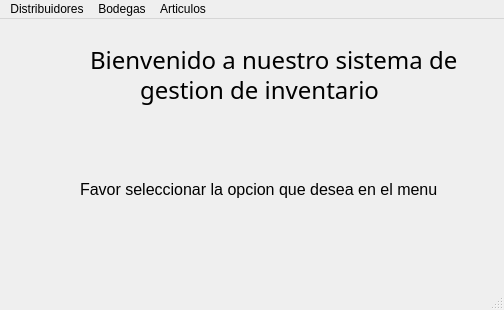
<?xml version="1.0" encoding="UTF-8"?>
<ui version="4.0">
 <class>MainWindow</class>
 <widget class="QMainWindow" name="MainWindow">
  <property name="geometry">
   <rect>
    <x>0</x>
    <y>0</y>
    <width>504</width>
    <height>310</height>
   </rect>
  </property>
  <property name="windowTitle">
   <string>MainWindow</string>
  </property>
  <widget class="QWidget" name="centralwidget">
   <widget class="QLabel" name="label">
    <property name="geometry">
     <rect>
      <x>90</x>
      <y>-20</y>
      <width>541</width>
      <height>121</height>
     </rect>
    </property>
    <property name="font">
     <font>
      <family>Impact</family>
      <pointsize>18</pointsize>
     </font>
    </property>
    <property name="text">
     <string>Bienvenido a nuestro sistema de</string>
    </property>
   </widget>
   <widget class="QLabel" name="label_2">
    <property name="geometry">
     <rect>
      <x>140</x>
      <y>10</y>
      <width>541</width>
      <height>121</height>
     </rect>
    </property>
    <property name="font">
     <font>
      <family>Impact</family>
      <pointsize>18</pointsize>
     </font>
    </property>
    <property name="text">
     <string>gestion de inventario</string>
    </property>
   </widget>
   <widget class="QLabel" name="label_3">
    <property name="geometry">
     <rect>
      <x>80</x>
      <y>150</y>
      <width>371</width>
      <height>41</height>
     </rect>
    </property>
    <property name="font">
     <font>
      <pointsize>12</pointsize>
     </font>
    </property>
    <property name="text">
     <string>Favor seleccionar la opcion que desea en el menu</string>
    </property>
   </widget>
  </widget>
  <widget class="QStatusBar" name="statusbar"/>
  <widget class="QMenuBar" name="menubar">
   <property name="geometry">
    <rect>
     <x>0</x>
     <y>0</y>
     <width>504</width>
     <height>21</height>
    </rect>
   </property>
   <widget class="QMenu" name="menuMenu">
    <property name="title">
     <string>Distribuidores</string>
    </property>
    <addaction name="actionAgregar_distribuidor"/>
    <addaction name="actionVer_distribuidores"/>
   </widget>
   <widget class="QMenu" name="menuBodegas">
    <property name="title">
     <string>Bodegas</string>
    </property>
    <addaction name="actionAgregar_bodegas"/>
    <addaction name="actionVer_bodegas"/>
   </widget>
   <widget class="QMenu" name="menuArticulos">
    <property name="title">
     <string>Articulos</string>
    </property>
    <addaction name="actionAgregar_articulos"/>
   </widget>
   <addaction name="menuMenu"/>
   <addaction name="menuBodegas"/>
   <addaction name="menuArticulos"/>
  </widget>
  <action name="actionBodega1">
   <property name="text">
    <string>Bodega1</string>
   </property>
  </action>
  <action name="actionAgregar_distribuidor">
   <property name="text">
    <string>Agregar distribuidor</string>
   </property>
  </action>
  <action name="actionAgregar_bodegas">
   <property name="text">
    <string>Agregar bodegas</string>
   </property>
  </action>
  <action name="actionVer_bodegas">
   <property name="text">
    <string>Ver bodegas</string>
   </property>
  </action>
  <action name="actionVer_distribuidores">
   <property name="text">
    <string>Ver distribuidores</string>
   </property>
  </action>
  <action name="actionAgregar_articulos">
   <property name="text">
    <string>Agregar articulos</string>
   </property>
  </action>
 </widget>
 <resources/>
 <connections/>
</ui>
